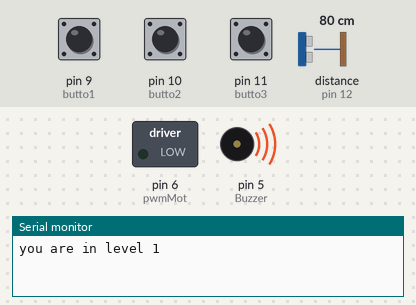
Bench run of a sketch on a simulated Arduino Uno, built with avr-gcc and run on an emulated ATmega328P. Parts: switched loads named in the sketch (green lamp = pin HIGH), buzzer (waves = sounding, pin HIGH), the last lines printed to the serial monitor. The test bench sets the inputs (shaded band); at power-on: pin 10 (butto2) LOW, distance to the obstacle (sensor on pin 12) 80 cm, pin 9 (butto1) LOW, pin 11 (butto3) LOW. The echo pulse lasts 58.3 µs per cm; pins used as bus, display or sensor lines are not drawn.

Above: at 1.2 s.
1.3 s: pin 10 (butto2) pulled HIGH for 0.15 s
At 2.1 s:
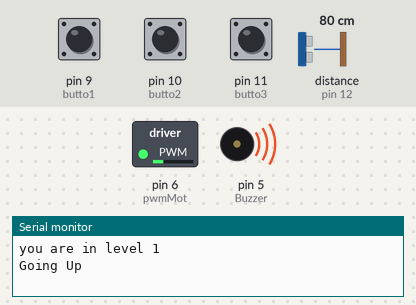
2.9 s: distance to the obstacle (sensor on pin 12) set to 2 cm
At 3.95 s:
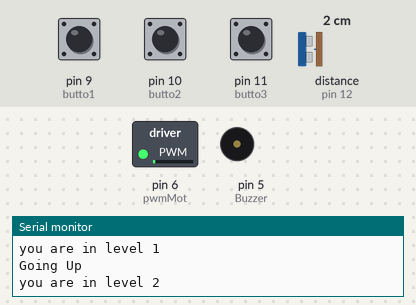
5.5 s: pin 9 (butto1) pulled HIGH for 0.15 s
At 7.1 s:
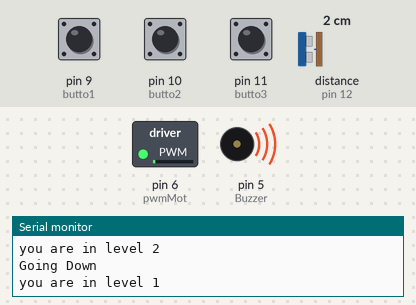
8.0 s: pin 11 (butto3) pulled HIGH for 0.15 s
At 10.9 s:
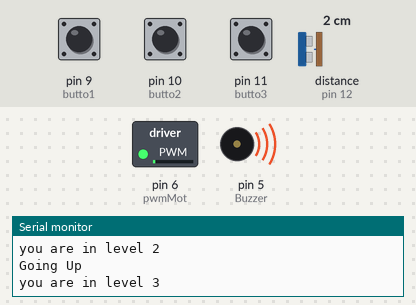
11.1 s: pin 9 (butto1) pulled HIGH for 1 s
At 14.6 s:
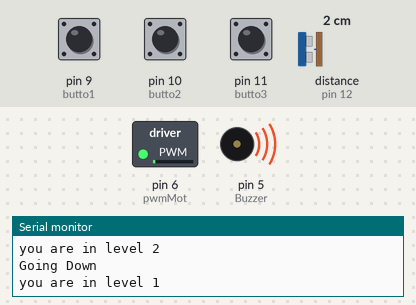
Timing chart, 0 to 15.7 s (numbered marks = the images above; inputs shaded):
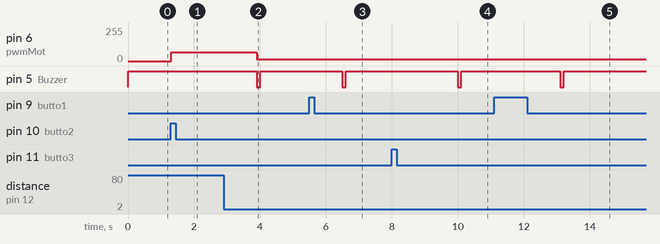

The sketch:

mainMotorControlAndSensors.ino
```cpp
#define Buzzer 5

#define pwmMot 6

#define halPin 8

#define butto1 9  //level 1
#define butto2 10 //level 2
#define butto3 11 //level 3

#define SeEcho 12
#define SeTrig 13

int button1_status = 0;
int button2_status = 0;
int button3_status = 0;

int current_level = 1;
int required_level =-1;

void setup(){
  Serial.begin(9600);
  pinMode(Buzzer, OUTPUT);
  digitalWrite(Buzzer, HIGH);
  pinMode(halPin, INPUT);
  pinMode(butto1, INPUT);
  pinMode(butto2, INPUT);
  pinMode(butto3, INPUT);
  pinMode(SeTrig, OUTPUT);
  pinMode(SeEcho, INPUT);
  pinMode(pwmMot, OUTPUT);
  Serial.println("you are in level 1");
}

void emergencyStop(){
  analogWrite(pwmMot, 255);
}
int sensor() {
  unsigned long duration;
  int distance;
  digitalWrite(SeTrig, LOW);
  delayMicroseconds(2);
  digitalWrite(SeTrig, HIGH);
  delayMicroseconds(5);
  digitalWrite(SeTrig,LOW);
  duration = pulseIn(SeEcho,HIGH);
  distance = int(duration/2/29.412);
  return distance;
}

bool hallSen(){
  return digitalRead(halPin);
}

int going_up(){
  while (sensor() > 12){
    analogWrite(pwmMot, 1600);
  }
  return 1;
}

int going_down(){
  while (sensor() > 12){
    analogWrite(pwmMot, 570);
  }
  return 1;
}

void loop() {
  button1_status = digitalRead(butto1);
  button2_status = digitalRead(butto2);
  button3_status = digitalRead(butto3);
  required_level = button1_status == HIGH ? 1 : button2_status == HIGH ? 2 : button3_status == HIGH ? 3 : -1;
  if (required_level != -1 && required_level != current_level){
    while (current_level != required_level){
      if (current_level > required_level) Serial.println("Going Down"), current_level-=going_down();
      else if (current_level< required_level) Serial.println("Going Up"), current_level+=going_up();
      Serial.print("you are in level "); Serial.println(current_level);
      delay(1000);
    }
    analogWrite(pwmMot, 1550); //stop elevator
    digitalWrite(Buzzer, LOW);
    delay(100);
    digitalWrite(Buzzer, HIGH);
    required_level = -1;
  }
}
```

Measured:
- after the input at 1.3 s, pin 6 (pwmMot): 0/255 → 64/255 at once
- after the input at 2.9 s, pin 6 (pwmMot): 64/255 → 14/255 after 1.0 s; pin 5 (Buzzer): HIGH → LOW after 1.0 s, → HIGH 0.10 s later
- after the input at 5.5 s, pin 5 (Buzzer): HIGH → LOW after 1.0 s, → HIGH 0.10 s later
- after the input at 8.0 s, pin 5 (Buzzer): HIGH → LOW after 2.0 s, → HIGH 0.10 s later
- after the input at 11.1 s, pin 5 (Buzzer): HIGH → LOW after 2.0 s, → HIGH 0.10 s later
